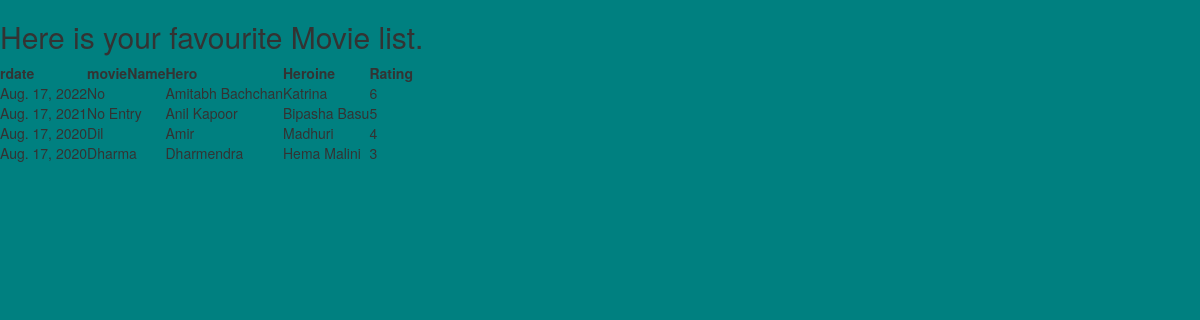
Screenshot of /movielist/ with the database file from the repository.
### movieapp/models.py (models this page shows, shortened)
class Movie(models.Model):
    rdate=models.DateField()
    movieName=models.CharField(max_length=60)
    hero=models.CharField(max_length=60)
    heroine=models.CharField(max_length=60)
    rating=models.IntegerField()

### movieapp/views.py (the view)
# urls.py: path('movielist/',views.MovieList)
def MovieList(request):
    movielist=Movie.objects.all().order_by('-rating')
    return render(request,'movieapp/listmovies.html',{'movielist':movielist})

### templates/movieapp/listmovies.html (shortened to what this page needs)
<!DOCTYPE html>
{%load static%}
<html lang="en">
<head>
    <link rel="stylesheet" href="https://stackpath.bootstrapcdn.com/bootstrap/3.4.1/css/bootstrap.min.css"
>
    <link rel="stylesheet" href="{% static 'css/demo.css' %}">
</head>
<body>
    <h2>Here is your favourite Movie list.</h2>
    {%if movielist%}
    <table>
        <thead>
            <th>rdate</th>
            <th>movieName</th>
            <th>Hero</th>
            <th>Heroine</th>
            <th>Rating</th>
        </thead>
        {%for movie in movielist%}
        <tr>
            <td>{{movie.rdate}}</td>
            <td>{{movie.movieName}}</td>
            <td>{{movie.hero}}</td>
            <td>{{movie.heroine}}</td>
            <td>{{movie.rating}}</td>
        </tr>
        {%endfor%}
    </table>
    {%else%}
    <p>No movie found</p>
    {%endif%}
</body>
</html>

### static/css/demo.css (style rules this page uses)
body { background-color: teal; }

### rows the page displays
Movie: rdate "Aug. 17, 2022", movieName "No", hero "Amitabh Bachchan", heroine "Katrina", rating "6"
Movie: rdate "Aug. 17, 2021", movieName "No Entry", hero "Anil Kapoor", heroine "Bipasha Basu", rating "5"
Movie: rdate "Aug. 17, 2020", movieName "Dil", hero "Amir", heroine "Madhuri", rating "4"
Movie: rdate "Aug. 17, 2020", movieName "Dharma", hero "Dharmendra", heroine "Hema Malini", rating "3"
